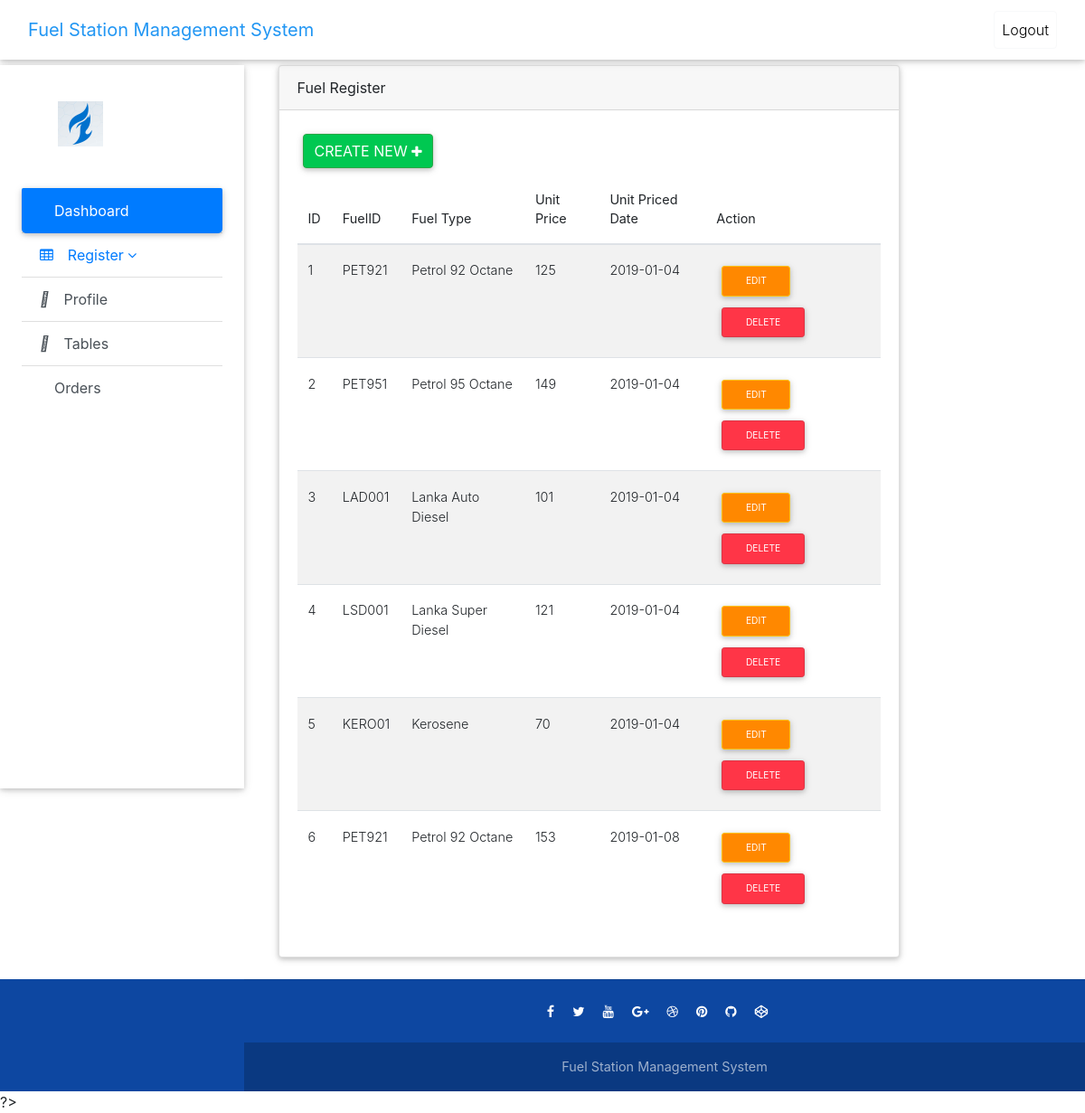
Page /views/fuel (signed in) on the committed database.
### tables this page shows
CREATE TABLE `fuelprice` (
  `id` int(100) NOT NULL,
  `FuelId` varchar(20) NOT NULL,
  `UnitPrice` float NOT NULL,
  `UnitPricedDate` date NOT NULL
);

CREATE TABLE `fuel` (
  `id` int(100) NOT NULL,
  `FuelId` varchar(20) NOT NULL,
  `FuelName` varchar(20) NOT NULL
);

### controllers/deo/fuel/index.php (called while the page is built)
<?php
require_once($_SERVER['DOCUMENT_ROOT'] . "/models/Model.php");
$sql = "SELECT * FROM fuel INNER JOIN fuelprice ON fuel.FuelId = fuelprice.FuelId";
$fuels = customGetData($sql);
?>

### models/Model.php (called while the page is built, shortened)
<?php
$serverName = "localhost";
$username = "root";
$password = "";
$database = "fuel_station";
$conn = new mysqli($serverName, $username, $password , $database);
function customGetData($sql){
    global $conn;
    $dataset = array();
    $result = $conn->query($sql);
    if ($result->num_rows > 0){
        while ($row = $result->fetch_assoc()){
            array_push($dataset, $row);
        }
    }
    return $dataset;
}

### views/fuel/index.php (the view, shortened to what this page needs)
<?php
$document_root = $_SERVER['DOCUMENT_ROOT'];
require_once ($document_root."/controllers/deo/fuel/index.php");
$include_path = $document_root."/views/includes";
?>
<!doctype html>
<html>
<head>
    <?php
    include_once($include_path."/styles.php");
    ?>
</head>
<body>
<?php
include_once($include_path."/navbar.php");
?>
<div class="mt-4">
    <div class="row">
        <div class="col-md-3">
            <?php
            include_once($include_path."/sidenav.php");
            ?>
        </div>
        <div class="col-md-7 pt-5">
            <div class="card">
                <div class="card-header">
                    Fuel Register
                </div>
                <div class="card-body">
                    <div class="row">
                        <div class="col">
                            <a href="/views/fuel/create.php" class="btn btn-success">
                                Create New  <i class="fa fa-plus" aria-expanded="false"></i>
                            </a>
                        </div>
                    </div>
                    <div class="table responsive">
                        <table id="fuel-data" class="table table-striped" cellspacing="0" width="100%">
                            <thead>
                            <tr>
                                <th>ID</th>
                                <th>FuelID</th>
                                <th>Fuel Type</th>
                                <th>Unit Price</th>
                                <th>Unit Priced Date</th>
                                <th>Action</th>
                            </tr>
                            </thead>
                            <tbody>
                            <?php
                            foreach ($fuels as $fuel){
                                $id = $fuel["id"];
                                echo "<tr>";
                                echo "<td>$id</td>";
                                echo "<td>".$fuel["FuelId"]."</td>";
                                echo "<td>".$fuel["FuelName"]."</td>";
                                echo "<td>".$fuel["UnitPrice"]."</td>";
                                echo "<td>".$fuel["UnitPricedDate"]."</td>";
                                echo "<td>";
                                echo "<button class='btn btn-warning edit-modal-btn btn-sm' type='button' data-toggle='modal' data-target='#edit-modal' data-id='$id'>Edit</button>";
                                echo "<button class='btn btn-danger btn-sm' type='button' data-toggle='modal' data-target='#delete-modal' data-id='$id'>Delete</button>";
                                echo "</td>";
                                echo "</tr>";
                            }
                            ?>
                            </tbody>
                        </table>
                    </div>
                </div>
            </div>
        </div>
    </div>
    <?php
    include_once ($include_path.'/footer.php');
    ?>
    ?>
</body>
</html>

### views/includes/styles.php (shortened to what this page needs)
<link rel="stylesheet" href="https://maxcdn.bootstrapcdn.com/font-awesome/4.7.0/css/font-awesome.min.css">
<link href="/libs/css/bootstrap.min.css" rel="stylesheet">
<link href="/libs/css/mdb.min.css" rel="stylesheet">
<link href="/libs/css/style.min.css" rel="stylesheet">
<link rel="stylesheet" href="/libs/css/mdbpro.min.css">
<link rel="stylesheet" href="https://cdnjs.cloudflare.com/ajax/libs/twitter-bootstrap/4.1.1/css/bootstrap.css">
<link rel="stylesheet" href="https://cdn.datatables.net/1.10.19/css/dataTables.bootstrap4.min.css">

### views/includes/navbar.php (shortened to what this page needs)
<nav class="navbar fixed-top navbar-expand-lg navbar-light white scrolling-navbar">
    <div class="container-fluid">
        <a class="navbar-brand waves-effect" href="https://mdbootstrap.com/docs/jquery/" target="_blank">
            <strong class="blue-text">Fuel Station  Management System</strong>
        </a>
        <div class="collapse navbar-collapse" id="navbarSupportedContent">
            <ul class="navbar-nav ml-auto">
                <ul class="navbar-nav nav-flex-icons">
                    <li class="nav-item">
                        <a href=/auth/logout.php class="nav-link border border-light rounded">
                            <i class="fas fa-sign-out-alt"></i>Logout
                        </a>
                    </li>
                </ul>
            </ul>
        </div>
    </div>
</nav>

### views/includes/sidenav.php (shortened to what this page needs)
<div class="sidebar-fixed position-fixed mt-5">
    <a class="logo-wrapper waves-effect">
        <img src="/libs/img/logo.jpg" class="img-fluid" alt="">
    </a>
    <div class="list-group list-group-flush">
        <a href="#" class="list-group-item active waves-effect">
            <i class="fas fa-chart-pie mr-3"></i>Dashboard
        </a>
        <?php
        if (isset($_SESSION['user']) && $_SESSION['user']['Type'] == "Data Entry Operator"){
        ?>
        <a class="list-group-item waves-effect"  data-toggle="collapse" href="#collapseExample" aria-expanded="false" aria-controls="collapseExample">
            <i class="fa fa-table mr-3"></i>Register <i class="fa fa-angle-down"></i>
        </a>
            <?php
        }
        ?>
        <a href="#" class="list-group-item list-group-item-action waves-effect">
            <i class="fas fa-user mr-3"></i>Profile</a>
        <a href="#" class="list-group-item list-group-item-action waves-effect">
            <i class="fas fa-table mr-3"></i>Tables</a>
        <a href="#" class="list-group-item list-group-item-action waves-effect">
            <i class="fas fa-money-bill-alt mr-3"></i>Orders</a>
    </div>
</div>

### views/includes/footer.php
<footer class="page-footer text-center font-small primary-color-dark darken-2 mt-4 wow fadeIn">
    <hr class="my-4">
    <div class="pb-4">
        <a href="https://www.facebook.com/mdbootstrap" target="_blank">
            <i class="fa fa-facebook mr-3"></i>
        </a>
        <a href="https://twitter.com/MDBootstrap" target="_blank">
            <i class="fa fa-twitter mr-3"></i>
        </a>
        <a href="https://www.youtube.com/watch?v=7MUISDJ5ZZ4" target="_blank">
            <i class="fa fa-youtube mr-3"></i>
        </a>
        <a href="https://plus.google.com/u/0/b/107863090883699620484" target="_blank">
            <i class="fa fa-google-plus mr-3"></i>
        </a>
        <a href="https://dribbble.com/mdbootstrap" target="_blank">
            <i class="fa fa-dribbble mr-3"></i>
        </a>
        <a href="https://pinterest.com/mdbootstrap" target="_blank">
            <i class="fa fa-pinterest mr-3"></i>
        </a>
        <a href="https://github.com/mdbootstrap/bootstrap-material-design" target="_blank">
            <i class="fa fa-github mr-3"></i>
        </a>
        <a href="http://codepen.io/mdbootstrap/" target="_blank">
            <i class="fa fa-codepen mr-3"></i>
        </a>
    </div>
    <div class="footer-copyright py-3">
        Fuel Station Management System
    </div>
</footer>

### rows in the picture
fuelprice: id "1", FuelId "PET921", fuel.FuelName "Petrol 92 Octane", UnitPrice "125", UnitPricedDate "2019-01-04"
fuelprice: id "2", FuelId "PET951", fuel.FuelName "Petrol 95 Octane", UnitPrice "149", UnitPricedDate "2019-01-04"
fuelprice: id "3", FuelId "LAD001", fuel.FuelName "Lanka Auto Diesel", UnitPrice "101", UnitPricedDate "2019-01-04"
fuelprice: id "4", FuelId "LSD001", fuel.FuelName "Lanka Super Diesel", UnitPrice "121", UnitPricedDate "2019-01-04"
fuelprice: id "5", FuelId "KERO01", fuel.FuelName "Kerosene", UnitPrice "70", UnitPricedDate "2019-01-04"
fuelprice: id "6", FuelId "PET921", fuel.FuelName "Petrol 92 Octane", UnitPrice "153", UnitPricedDate "2019-01-08"
